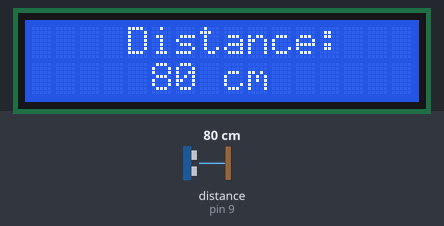
Bench run of a sketch on a simulated Arduino Uno, built with avr-gcc and run on an emulated ATmega328P. Parts: 16×2 character LCD. Wiring (inferred from the names in the program): ultrasonic range finder: trigger pin 10; echo pin 9. The test bench sets the inputs (shaded band); at power-on: distance to the obstacle (sensor on pin 9) 80 cm. The echo pulse lasts 58.3 µs per cm.

Above: at 1.2 s.
1.3 s: distance to the obstacle (sensor on pin 9) set to 120 cm
At 2.0 s:
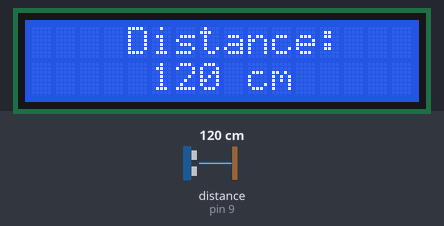
4.3 s: distance to the obstacle (sensor on pin 9) set to 2 cm
At 5.5 s:
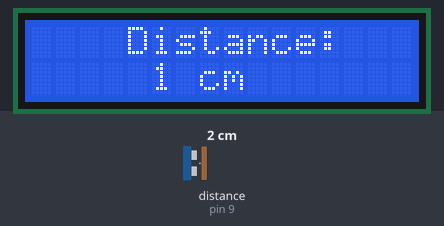
6.0 s: distance to the obstacle (sensor on pin 9) set to 4 cm
At 6.7 s:
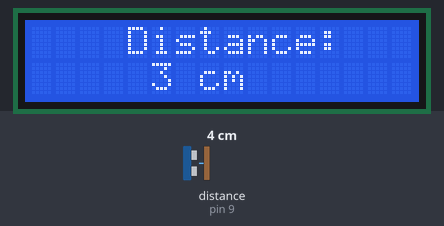
Timing chart, 0 to 9.0 s (numbered marks = the images above; inputs shaded):
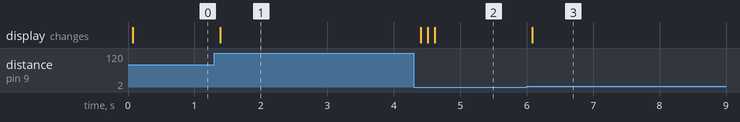

The sketch:

DistanceSensor.ino
```cpp
/*
  Arduino Distance sensor
  Using an HC-SR04 ultrasonic sensor
  and an LCD display
*/

#include <LiquidCrystal.h>

// declare the lcd
LiquidCrystal lcd(8, 7, 6,5,4,3);

const int triggerPin = 10;
const int echoPin = 9;

void setup() {
  lcd.begin(16,2);

  // declare the pins
  pinMode(triggerPin, OUTPUT);
  pinMode(echoPin, INPUT);
}

void loop() {
  long duration;
  int cm;


  digitalWrite(triggerPin, LOW);
  delayMicroseconds(2);
  digitalWrite(triggerPin, HIGH);
  delayMicroseconds(3);
  digitalWrite(triggerPin, LOW);

  // get the duration using the echo pin
  duration = pulseIn(echoPin, HIGH);

  // convert microseconds to cm:
  // speed of sound: 1 cm in 29 microseconds
  cm = duration / 29 / 2;

  // display data:
  lcd.clear();
  lcd.setCursor(4,0);
  lcd.print("Distance:");

  lcd.setCursor(5, 1);
  lcd.print(cm);
  lcd.print(" cm");

  delay(100);
}
```

Measured:
- after the input at 1.3 s, the display: changes after 0.09 s (image 1)
- after the input at 4.3 s, the display: changes after 0.11 s (image 2)
- after the input at 6.0 s, the display: changes after 0.09 s (image 3)
